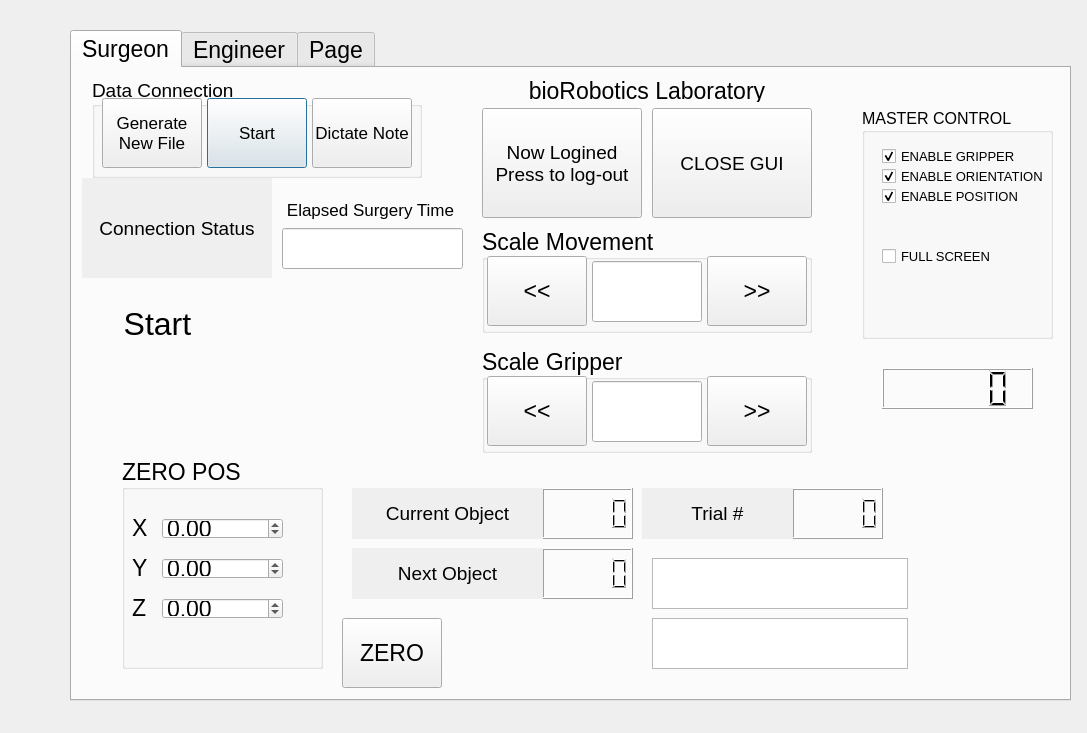
<?xml version="1.0" encoding="UTF-8"?>
<ui version="4.0">
 <class>SIForm</class>
 <widget class="QDialog" name="SIForm">
  <property name="geometry">
   <rect>
    <x>0</x>
    <y>0</y>
    <width>1087</width>
    <height>733</height>
   </rect>
  </property>
  <property name="windowTitle">
   <string>Surgeon's GUI for a BRL's Laparoscopic Robot System</string>
  </property>
  <widget class="QTabWidget" name="tabWidget">
   <property name="geometry">
    <rect>
     <x>70</x>
     <y>30</y>
     <width>1001</width>
     <height>671</height>
    </rect>
   </property>
   <property name="font">
    <font>
     <family>Arial</family>
     <pointsize>17</pointsize>
     <weight>50</weight>
     <italic>false</italic>
     <bold>false</bold>
     <underline>false</underline>
     <strikeout>false</strikeout>
    </font>
   </property>
   <property name="autoFillBackground">
    <bool>true</bool>
   </property>
   <property name="currentIndex">
    <number>0</number>
   </property>
   <widget class="QWidget" name="tab">
    <attribute name="title">
     <string>Surgeon</string>
    </attribute>
    <widget class="QGroupBox" name="groupBox_DataCollection">
     <property name="geometry">
      <rect>
       <x>20</x>
       <y>10</y>
       <width>330</width>
       <height>100</height>
      </rect>
     </property>
     <property name="font">
      <font>
       <family>Arial</family>
       <pointsize>14</pointsize>
       <weight>50</weight>
       <italic>false</italic>
       <bold>false</bold>
       <underline>false</underline>
       <strikeout>false</strikeout>
      </font>
     </property>
     <property name="title">
      <string>Data Connection</string>
     </property>
     <widget class="QPushButton" name="DC_saveButton">
      <property name="geometry">
       <rect>
        <x>115</x>
        <y>20</y>
        <width>100</width>
        <height>70</height>
       </rect>
      </property>
      <property name="font">
       <font>
        <family>Arial</family>
        <pointsize>13</pointsize>
        <weight>50</weight>
        <italic>false</italic>
        <bold>false</bold>
        <underline>false</underline>
        <strikeout>false</strikeout>
       </font>
      </property>
      <property name="text">
       <string>Start</string>
      </property>
     </widget>
     <widget class="QPushButton" name="DC_dictateButton">
      <property name="geometry">
       <rect>
        <x>220</x>
        <y>20</y>
        <width>100</width>
        <height>70</height>
       </rect>
      </property>
      <property name="font">
       <font>
        <family>Arial</family>
        <pointsize>13</pointsize>
        <weight>50</weight>
        <italic>false</italic>
        <bold>false</bold>
        <underline>false</underline>
        <strikeout>false</strikeout>
       </font>
      </property>
      <property name="text">
       <string>Dictate Note</string>
      </property>
     </widget>
     <widget class="QPushButton" name="DC_newButton">
      <property name="geometry">
       <rect>
        <x>10</x>
        <y>20</y>
        <width>100</width>
        <height>70</height>
       </rect>
      </property>
      <property name="font">
       <font>
        <family>Arial</family>
        <pointsize>13</pointsize>
        <weight>50</weight>
        <italic>false</italic>
        <bold>false</bold>
        <underline>false</underline>
        <strikeout>false</strikeout>
       </font>
      </property>
      <property name="text">
       <string>Generate
New File</string>
      </property>
     </widget>
    </widget>
    <widget class="QGroupBox" name="groupBox_Scale_P">
     <property name="geometry">
      <rect>
       <x>410</x>
       <y>160</y>
       <width>330</width>
       <height>105</height>
      </rect>
     </property>
     <property name="title">
      <string>Scale Movement</string>
     </property>
     <widget class="QPushButton" name="scalePDecreaseButton">
      <property name="geometry">
       <rect>
        <x>5</x>
        <y>28</y>
        <width>100</width>
        <height>70</height>
       </rect>
      </property>
      <property name="text">
       <string>&lt;&lt;</string>
      </property>
     </widget>
     <widget class="QPushButton" name="scalePIncreaseButton">
      <property name="geometry">
       <rect>
        <x>225</x>
        <y>28</y>
        <width>100</width>
        <height>70</height>
       </rect>
      </property>
      <property name="text">
       <string>&gt;&gt;</string>
      </property>
     </widget>
     <widget class="QLineEdit" name="scalePLineEdit">
      <property name="geometry">
       <rect>
        <x>110</x>
        <y>33</y>
        <width>110</width>
        <height>61</height>
       </rect>
      </property>
      <property name="focusPolicy">
       <enum>Qt::NoFocus</enum>
      </property>
      <property name="alignment">
       <set>Qt::AlignHCenter</set>
      </property>
      <property name="readOnly">
       <bool>true</bool>
      </property>
     </widget>
    </widget>
    <widget class="QPushButton" name="okButton">
     <property name="geometry">
      <rect>
       <x>580</x>
       <y>40</y>
       <width>160</width>
       <height>110</height>
      </rect>
     </property>
     <property name="font">
      <font>
       <family>Arial</family>
       <pointsize>14</pointsize>
       <weight>50</weight>
       <italic>false</italic>
       <bold>false</bold>
       <underline>false</underline>
       <strikeout>false</strikeout>
      </font>
     </property>
     <property name="text">
      <string>CLOSE GUI</string>
     </property>
    </widget>
    <widget class="QPushButton" name="connectionButton">
     <property name="geometry">
      <rect>
       <x>10</x>
       <y>110</y>
       <width>190</width>
       <height>100</height>
      </rect>
     </property>
     <property name="font">
      <font>
       <family>Arial</family>
       <pointsize>14</pointsize>
       <weight>50</weight>
       <italic>false</italic>
       <bold>false</bold>
       <underline>false</underline>
       <strikeout>false</strikeout>
      </font>
     </property>
     <property name="autoFillBackground">
      <bool>true</bool>
     </property>
     <property name="text">
      <string>Connection Status</string>
     </property>
     <property name="iconSize">
      <size>
       <width>190</width>
       <height>100</height>
      </size>
     </property>
     <property name="flat">
      <bool>true</bool>
     </property>
    </widget>
    <widget class="QLabel" name="label_3">
     <property name="geometry">
      <rect>
       <x>213</x>
       <y>130</y>
       <width>171</width>
       <height>23</height>
      </rect>
     </property>
     <property name="font">
      <font>
       <family>Arial</family>
       <pointsize>13</pointsize>
       <weight>50</weight>
       <italic>false</italic>
       <bold>false</bold>
       <underline>false</underline>
       <strikeout>false</strikeout>
      </font>
     </property>
     <property name="text">
      <string>Elapsed Surgery Time</string>
     </property>
     <property name="alignment">
      <set>Qt::AlignCenter</set>
     </property>
    </widget>
    <widget class="QPushButton" name="startButton">
     <property name="geometry">
      <rect>
       <x>10</x>
       <y>210</y>
       <width>151</width>
       <height>91</height>
      </rect>
     </property>
     <property name="font">
      <font>
       <family>Arial</family>
       <pointsize>24</pointsize>
       <weight>50</weight>
       <italic>false</italic>
       <bold>false</bold>
       <underline>false</underline>
       <strikeout>false</strikeout>
      </font>
     </property>
     <property name="text">
      <string>Start</string>
     </property>
     <property name="iconSize">
      <size>
       <width>390</width>
       <height>280</height>
      </size>
     </property>
     <property name="flat">
      <bool>true</bool>
     </property>
    </widget>
    <widget class="QLineEdit" name="lineEdit_Time">
     <property name="geometry">
      <rect>
       <x>210</x>
       <y>160</y>
       <width>181</width>
       <height>41</height>
      </rect>
     </property>
     <property name="focusPolicy">
      <enum>Qt::NoFocus</enum>
     </property>
     <property name="readOnly">
      <bool>true</bool>
     </property>
    </widget>
    <widget class="QPushButton" name="loginButton">
     <property name="geometry">
      <rect>
       <x>410</x>
       <y>40</y>
       <width>160</width>
       <height>110</height>
      </rect>
     </property>
     <property name="font">
      <font>
       <family>Arial</family>
       <pointsize>14</pointsize>
       <weight>50</weight>
       <italic>false</italic>
       <bold>false</bold>
       <underline>false</underline>
       <strikeout>false</strikeout>
      </font>
     </property>
     <property name="text">
      <string>Now Logined
Press to log-out</string>
     </property>
    </widget>
    <widget class="QPushButton" name="logoButton">
     <property name="geometry">
      <rect>
       <x>410</x>
       <y>10</y>
       <width>330</width>
       <height>25</height>
      </rect>
     </property>
     <property name="text">
      <string>bioRobotics Laboratory</string>
     </property>
     <property name="iconSize">
      <size>
       <width>330</width>
       <height>25</height>
      </size>
     </property>
     <property name="flat">
      <bool>true</bool>
     </property>
    </widget>
    <widget class="QLCDNumber" name="lcdcurrent">
     <property name="geometry">
      <rect>
       <x>470</x>
       <y>420</y>
       <width>91</width>
       <height>51</height>
      </rect>
     </property>
    </widget>
    <widget class="QLCDNumber" name="lcdnext">
     <property name="geometry">
      <rect>
       <x>470</x>
       <y>480</y>
       <width>91</width>
       <height>51</height>
      </rect>
     </property>
    </widget>
    <widget class="QLCDNumber" name="lcdtrial">
     <property name="geometry">
      <rect>
       <x>720</x>
       <y>420</y>
       <width>91</width>
       <height>51</height>
      </rect>
     </property>
    </widget>
    <widget class="QPushButton" name="connectionButton_2">
     <property name="geometry">
      <rect>
       <x>280</x>
       <y>420</y>
       <width>191</width>
       <height>51</height>
      </rect>
     </property>
     <property name="font">
      <font>
       <family>Arial</family>
       <pointsize>14</pointsize>
       <weight>50</weight>
       <italic>false</italic>
       <bold>false</bold>
       <underline>false</underline>
       <strikeout>false</strikeout>
      </font>
     </property>
     <property name="autoFillBackground">
      <bool>true</bool>
     </property>
     <property name="text">
      <string>Current Object</string>
     </property>
     <property name="iconSize">
      <size>
       <width>190</width>
       <height>100</height>
      </size>
     </property>
     <property name="flat">
      <bool>true</bool>
     </property>
    </widget>
    <widget class="QPushButton" name="connectionButton_3">
     <property name="geometry">
      <rect>
       <x>280</x>
       <y>480</y>
       <width>191</width>
       <height>51</height>
      </rect>
     </property>
     <property name="font">
      <font>
       <family>Arial</family>
       <pointsize>14</pointsize>
       <weight>50</weight>
       <italic>false</italic>
       <bold>false</bold>
       <underline>false</underline>
       <strikeout>false</strikeout>
      </font>
     </property>
     <property name="autoFillBackground">
      <bool>true</bool>
     </property>
     <property name="text">
      <string>Next Object</string>
     </property>
     <property name="iconSize">
      <size>
       <width>190</width>
       <height>100</height>
      </size>
     </property>
     <property name="flat">
      <bool>true</bool>
     </property>
    </widget>
    <widget class="QPushButton" name="connectionButton_4">
     <property name="geometry">
      <rect>
       <x>570</x>
       <y>420</y>
       <width>151</width>
       <height>51</height>
      </rect>
     </property>
     <property name="font">
      <font>
       <family>Arial</family>
       <pointsize>14</pointsize>
       <weight>50</weight>
       <italic>false</italic>
       <bold>false</bold>
       <underline>false</underline>
       <strikeout>false</strikeout>
      </font>
     </property>
     <property name="autoFillBackground">
      <bool>true</bool>
     </property>
     <property name="text">
      <string>Trial #</string>
     </property>
     <property name="iconSize">
      <size>
       <width>190</width>
       <height>100</height>
      </size>
     </property>
     <property name="flat">
      <bool>true</bool>
     </property>
    </widget>
    <widget class="QTextBrowser" name="textexpstatus">
     <property name="geometry">
      <rect>
       <x>580</x>
       <y>490</y>
       <width>256</width>
       <height>51</height>
      </rect>
     </property>
    </widget>
    <widget class="QTextBrowser" name="textgraspstatus">
     <property name="geometry">
      <rect>
       <x>580</x>
       <y>550</y>
       <width>256</width>
       <height>51</height>
      </rect>
     </property>
    </widget>
    <widget class="QGroupBox" name="groupBox_Scale_G">
     <property name="geometry">
      <rect>
       <x>410</x>
       <y>280</y>
       <width>330</width>
       <height>105</height>
      </rect>
     </property>
     <property name="title">
      <string>Scale Gripper</string>
     </property>
     <widget class="QPushButton" name="scaleGDecreaseButton">
      <property name="geometry">
       <rect>
        <x>5</x>
        <y>28</y>
        <width>100</width>
        <height>70</height>
       </rect>
      </property>
      <property name="text">
       <string>&lt;&lt;</string>
      </property>
     </widget>
     <widget class="QPushButton" name="scaleGIncreaseButton">
      <property name="geometry">
       <rect>
        <x>225</x>
        <y>28</y>
        <width>100</width>
        <height>70</height>
       </rect>
      </property>
      <property name="text">
       <string>&gt;&gt;</string>
      </property>
     </widget>
     <widget class="QLineEdit" name="scaleGLineEdit">
      <property name="geometry">
       <rect>
        <x>110</x>
        <y>33</y>
        <width>110</width>
        <height>61</height>
       </rect>
      </property>
      <property name="focusPolicy">
       <enum>Qt::NoFocus</enum>
      </property>
      <property name="alignment">
       <set>Qt::AlignHCenter</set>
      </property>
      <property name="readOnly">
       <bool>true</bool>
      </property>
     </widget>
    </widget>
    <widget class="QGroupBox" name="groupBox_master">
     <property name="geometry">
      <rect>
       <x>790</x>
       <y>40</y>
       <width>191</width>
       <height>231</height>
      </rect>
     </property>
     <property name="font">
      <font>
       <pointsize>12</pointsize>
      </font>
     </property>
     <property name="title">
      <string>MASTER CONTROL</string>
     </property>
     <widget class="QCheckBox" name="checkBox_GRIPPER">
      <property name="geometry">
       <rect>
        <x>20</x>
        <y>40</y>
        <width>141</width>
        <height>16</height>
       </rect>
      </property>
      <property name="font">
       <font>
        <pointsize>10</pointsize>
       </font>
      </property>
      <property name="text">
       <string>ENABLE GRIPPER</string>
      </property>
      <property name="checked">
       <bool>true</bool>
      </property>
     </widget>
     <widget class="QCheckBox" name="checkBox_ORI">
      <property name="geometry">
       <rect>
        <x>20</x>
        <y>60</y>
        <width>161</width>
        <height>16</height>
       </rect>
      </property>
      <property name="font">
       <font>
        <pointsize>10</pointsize>
       </font>
      </property>
      <property name="text">
       <string>ENABLE ORIENTATION</string>
      </property>
      <property name="checked">
       <bool>true</bool>
      </property>
     </widget>
     <widget class="QCheckBox" name="checkBox_POS">
      <property name="geometry">
       <rect>
        <x>20</x>
        <y>80</y>
        <width>141</width>
        <height>16</height>
       </rect>
      </property>
      <property name="font">
       <font>
        <pointsize>10</pointsize>
       </font>
      </property>
      <property name="text">
       <string>ENABLE POSITION</string>
      </property>
      <property name="checked">
       <bool>true</bool>
      </property>
     </widget>
     <widget class="QCheckBox" name="checkBox_fullscreen">
      <property name="geometry">
       <rect>
        <x>20</x>
        <y>140</y>
        <width>141</width>
        <height>16</height>
       </rect>
      </property>
      <property name="font">
       <font>
        <pointsize>10</pointsize>
       </font>
      </property>
      <property name="text">
       <string>FULL SCREEN</string>
      </property>
      <property name="checked">
       <bool>false</bool>
      </property>
     </widget>
    </widget>
    <widget class="QLCDNumber" name="lcdFPS">
     <property name="geometry">
      <rect>
       <x>810</x>
       <y>300</y>
       <width>151</width>
       <height>41</height>
      </rect>
     </property>
     <property name="smallDecimalPoint">
      <bool>false</bool>
     </property>
    </widget>
    <widget class="QGroupBox" name="groupBox_5">
     <property name="geometry">
      <rect>
       <x>50</x>
       <y>390</y>
       <width>201</width>
       <height>211</height>
      </rect>
     </property>
     <property name="title">
      <string>ZERO POS</string>
     </property>
     <widget class="QDoubleSpinBox" name="zeroX">
      <property name="geometry">
       <rect>
        <x>40</x>
        <y>60</y>
        <width>121</width>
        <height>21</height>
       </rect>
      </property>
      <property name="minimum">
       <double>-10.000000000000000</double>
      </property>
      <property name="maximum">
       <double>10.000000000000000</double>
      </property>
      <property name="value">
       <double>0.000000000000000</double>
      </property>
     </widget>
     <widget class="QDoubleSpinBox" name="zeroY">
      <property name="geometry">
       <rect>
        <x>40</x>
        <y>100</y>
        <width>121</width>
        <height>21</height>
       </rect>
      </property>
      <property name="minimum">
       <double>-10.000000000000000</double>
      </property>
      <property name="maximum">
       <double>10.000000000000000</double>
      </property>
     </widget>
     <widget class="QDoubleSpinBox" name="zeroZ">
      <property name="geometry">
       <rect>
        <x>40</x>
        <y>140</y>
        <width>121</width>
        <height>21</height>
       </rect>
      </property>
      <property name="minimum">
       <double>-10.000000000000000</double>
      </property>
      <property name="maximum">
       <double>10.000000000000000</double>
      </property>
     </widget>
    </widget>
    <widget class="QLabel" name="label_21">
     <property name="geometry">
      <rect>
       <x>60</x>
       <y>450</y>
       <width>46</width>
       <height>20</height>
      </rect>
     </property>
     <property name="text">
      <string>X</string>
     </property>
    </widget>
    <widget class="QLabel" name="label_22">
     <property name="geometry">
      <rect>
       <x>60</x>
       <y>490</y>
       <width>46</width>
       <height>20</height>
      </rect>
     </property>
     <property name="text">
      <string>Y</string>
     </property>
    </widget>
    <widget class="QLabel" name="label_23">
     <property name="geometry">
      <rect>
       <x>60</x>
       <y>530</y>
       <width>46</width>
       <height>20</height>
      </rect>
     </property>
     <property name="text">
      <string>Z</string>
     </property>
    </widget>
    <widget class="QPushButton" name="zerobutton">
     <property name="geometry">
      <rect>
       <x>270</x>
       <y>550</y>
       <width>100</width>
       <height>70</height>
      </rect>
     </property>
     <property name="text">
      <string>ZERO</string>
     </property>
    </widget>
   </widget>
   <widget class="QWidget" name="tab2">
    <attribute name="title">
     <string>Engineer</string>
    </attribute>
    <widget class="QLabel" name="label_4">
     <property name="geometry">
      <rect>
       <x>10</x>
       <y>130</y>
       <width>121</width>
       <height>27</height>
      </rect>
     </property>
     <property name="text">
      <string>IP Address</string>
     </property>
    </widget>
    <widget class="QLCDNumber" name="lCDNumber2">
     <property name="geometry">
      <rect>
       <x>210</x>
       <y>10</y>
       <width>160</width>
       <height>35</height>
      </rect>
     </property>
    </widget>
    <widget class="QPushButton" name="A_okButton">
     <property name="geometry">
      <rect>
       <x>210</x>
       <y>50</y>
       <width>160</width>
       <height>70</height>
      </rect>
     </property>
     <property name="focusPolicy">
      <enum>Qt::NoFocus</enum>
     </property>
     <property name="text">
      <string>CLOSE GUI</string>
     </property>
    </widget>
    <widget class="QPushButton" name="A_startButton">
     <property name="geometry">
      <rect>
       <x>10</x>
       <y>10</y>
       <width>191</width>
       <height>110</height>
      </rect>
     </property>
     <property name="focusPolicy">
      <enum>Qt::NoFocus</enum>
     </property>
     <property name="autoFillBackground">
      <bool>true</bool>
     </property>
     <property name="text">
      <string>START</string>
     </property>
     <property name="flat">
      <bool>true</bool>
     </property>
    </widget>
    <widget class="QComboBox" name="cB_IP">
     <property name="geometry">
      <rect>
       <x>10</x>
       <y>160</y>
       <width>351</width>
       <height>51</height>
      </rect>
     </property>
     <property name="font">
      <font>
       <family>Arial</family>
       <pointsize>14</pointsize>
       <weight>50</weight>
       <italic>false</italic>
       <bold>false</bold>
       <underline>false</underline>
       <strikeout>false</strikeout>
      </font>
     </property>
     <property name="focusPolicy">
      <enum>Qt::NoFocus</enum>
     </property>
    </widget>
    <widget class="QTextEdit" name="infoText">
     <property name="geometry">
      <rect>
       <x>380</x>
       <y>10</y>
       <width>351</width>
       <height>261</height>
      </rect>
     </property>
     <property name="font">
      <font>
       <family>Arial</family>
       <pointsize>11</pointsize>
       <weight>50</weight>
       <italic>false</italic>
       <bold>false</bold>
       <underline>false</underline>
       <strikeout>false</strikeout>
      </font>
     </property>
     <property name="focusPolicy">
      <enum>Qt::NoFocus</enum>
     </property>
     <property name="readOnly">
      <bool>true</bool>
     </property>
    </widget>
    <widget class="QLabel" name="label_5">
     <property name="geometry">
      <rect>
       <x>20</x>
       <y>230</y>
       <width>71</width>
       <height>20</height>
      </rect>
     </property>
     <property name="font">
      <font>
       <family>Arial</family>
       <pointsize>14</pointsize>
      </font>
     </property>
     <property name="text">
      <string>Theta 1</string>
     </property>
    </widget>
    <widget class="QLabel" name="label_6">
     <property name="geometry">
      <rect>
       <x>20</x>
       <y>260</y>
       <width>71</width>
       <height>20</height>
      </rect>
     </property>
     <property name="font">
      <font>
       <family>Arial</family>
       <pointsize>14</pointsize>
      </font>
     </property>
     <property name="text">
      <string>Theta 2</string>
     </property>
    </widget>
    <widget class="QLabel" name="label_7">
     <property name="geometry">
      <rect>
       <x>20</x>
       <y>290</y>
       <width>71</width>
       <height>20</height>
      </rect>
     </property>
     <property name="font">
      <font>
       <family>Arial</family>
       <pointsize>14</pointsize>
      </font>
     </property>
     <property name="text">
      <string>Theta 3</string>
     </property>
    </widget>
    <widget class="QDoubleSpinBox" name="camAngle1">
     <property name="geometry">
      <rect>
       <x>100</x>
       <y>230</y>
       <width>101</width>
       <height>22</height>
      </rect>
     </property>
     <property name="minimum">
      <double>-180.000000000000000</double>
     </property>
     <property name="maximum">
      <double>180.000000000000000</double>
     </property>
    </widget>
    <widget class="QDoubleSpinBox" name="camAngle2">
     <property name="geometry">
      <rect>
       <x>100</x>
       <y>260</y>
       <width>101</width>
       <height>22</height>
      </rect>
     </property>
     <property name="minimum">
      <double>-180.000000000000000</double>
     </property>
     <property name="maximum">
      <double>180.000000000000000</double>
     </property>
    </widget>
    <widget class="QDoubleSpinBox" name="camAngle3">
     <property name="geometry">
      <rect>
       <x>100</x>
       <y>290</y>
       <width>101</width>
       <height>22</height>
      </rect>
     </property>
     <property name="minimum">
      <double>-180.000000000000000</double>
     </property>
     <property name="maximum">
      <double>180.000000000000000</double>
     </property>
     <property name="value">
      <double>-45.000000000000000</double>
     </property>
    </widget>
    <widget class="QGroupBox" name="groupBox">
     <property name="geometry">
      <rect>
       <x>260</x>
       <y>379</y>
       <width>161</width>
       <height>161</height>
      </rect>
     </property>
     <property name="title">
      <string>Left Cam</string>
     </property>
     <widget class="QDoubleSpinBox" name="camLeftOffY">
      <property name="geometry">
       <rect>
        <x>51</x>
        <y>110</y>
        <width>91</width>
        <height>22</height>
       </rect>
      </property>
      <property name="minimum">
       <double>-1000.000000000000000</double>
      </property>
      <property name="maximum">
       <double>1000.000000000000000</double>
      </property>
     </widget>
     <widget class="QDoubleSpinBox" name="camLeftOffX">
      <property name="geometry">
       <rect>
        <x>51</x>
        <y>50</y>
        <width>91</width>
        <height>22</height>
       </rect>
      </property>
      <property name="minimum">
       <double>-1000.000000000000000</double>
      </property>
      <property name="maximum">
       <double>1000.000000000000000</double>
      </property>
     </widget>
     <widget class="QLabel" name="label">
      <property name="geometry">
       <rect>
        <x>20</x>
        <y>50</y>
        <width>51</width>
        <height>21</height>
       </rect>
      </property>
      <property name="text">
       <string>X</string>
      </property>
     </widget>
     <widget class="QLabel" name="label_12">
      <property name="geometry">
       <rect>
        <x>20</x>
        <y>110</y>
        <width>51</width>
        <height>21</height>
       </rect>
      </property>
      <property name="text">
       <string>Y</string>
      </property>
     </widget>
    </widget>
    <widget class="QGroupBox" name="groupBox_2">
     <property name="geometry">
      <rect>
       <x>430</x>
       <y>380</y>
       <width>161</width>
       <height>161</height>
      </rect>
     </property>
     <property name="title">
      <string>Right Cam</string>
     </property>
     <widget class="QDoubleSpinBox" name="camRightOffX">
      <property name="geometry">
       <rect>
        <x>51</x>
        <y>50</y>
        <width>101</width>
        <height>22</height>
       </rect>
      </property>
      <property name="minimum">
       <double>-1000.000000000000000</double>
      </property>
      <property name="maximum">
       <double>1000.000000000000000</double>
      </property>
     </widget>
     <widget class="QDoubleSpinBox" name="camRightOffY">
      <property name="geometry">
       <rect>
        <x>51</x>
        <y>110</y>
        <width>101</width>
        <height>22</height>
       </rect>
      </property>
      <property name="minimum">
       <double>-1000.000000000000000</double>
      </property>
      <property name="maximum">
       <double>1000.000000000000000</double>
      </property>
     </widget>
     <widget class="QLabel" name="label_8">
      <property name="geometry">
       <rect>
        <x>20</x>
        <y>50</y>
        <width>51</width>
        <height>21</height>
       </rect>
      </property>
      <property name="text">
       <string>X</string>
      </property>
     </widget>
     <widget class="QLabel" name="label_9">
      <property name="geometry">
       <rect>
        <x>20</x>
        <y>110</y>
        <width>51</width>
        <height>21</height>
       </rect>
      </property>
      <property name="text">
       <string>Y</string>
      </property>
     </widget>
     <widget class="QLabel" name="label_10">
      <property name="geometry">
       <rect>
        <x>20</x>
        <y>110</y>
        <width>51</width>
        <height>21</height>
       </rect>
      </property>
      <property name="text">
       <string>Y</string>
      </property>
     </widget>
    </widget>
   </widget>
   <widget class="QWidget" name="tab_2">
    <attribute name="title">
     <string>Page</string>
    </attribute>
   </widget>
  </widget>
 </widget>
 <resources/>
 <connections/>
</ui>
